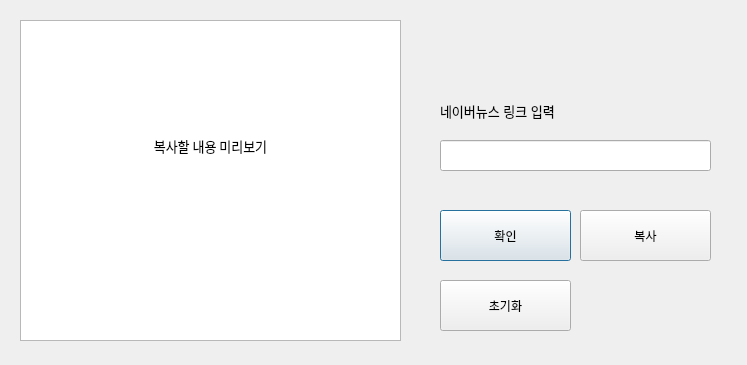
<?xml version="1.0" encoding="UTF-8"?>
<ui version="4.0">
 <class>Dialog</class>
 <widget class="QDialog" name="Dialog">
  <property name="geometry">
   <rect>
    <x>0</x>
    <y>0</y>
    <width>747</width>
    <height>365</height>
   </rect>
  </property>
  <property name="windowTitle">
   <string>Dialog</string>
  </property>
  <widget class="QPushButton" name="btn_ok">
   <property name="geometry">
    <rect>
     <x>440</x>
     <y>210</y>
     <width>131</width>
     <height>51</height>
    </rect>
   </property>
   <property name="autoFillBackground">
    <bool>false</bool>
   </property>
   <property name="text">
    <string>확인</string>
   </property>
  </widget>
  <widget class="QTextBrowser" name="output">
   <property name="geometry">
    <rect>
     <x>20</x>
     <y>20</y>
     <width>381</width>
     <height>321</height>
    </rect>
   </property>
   <property name="font">
    <font>
     <family>맑은 고딕</family>
     <pointsize>10</pointsize>
    </font>
   </property>
   <property name="toolTip">
    <string>&lt;html&gt;&lt;head/&gt;&lt;body&gt;&lt;p&gt;&lt;br/&gt;&lt;/p&gt;&lt;/body&gt;&lt;/html&gt;</string>
   </property>
   <property name="html">
    <string>&lt;!DOCTYPE HTML PUBLIC &quot;-//W3C//DTD HTML 4.0//EN&quot; &quot;http://www.w3.org/TR/REC-html40/strict.dtd&quot;&gt;
&lt;html&gt;&lt;head&gt;&lt;meta name=&quot;qrichtext&quot; content=&quot;1&quot; /&gt;&lt;style type=&quot;text/css&quot;&gt;
p, li { white-space: pre-wrap; }
&lt;/style&gt;&lt;/head&gt;&lt;body style=&quot; font-family:'맑은 고딕'; font-size:10pt; font-weight:400; font-style:normal;&quot;&gt;
&lt;p align=&quot;center&quot; style=&quot; margin-top:0px; margin-bottom:0px; margin-left:0px; margin-right:0px; -qt-block-indent:0; text-indent:0px;&quot;&gt;&lt;br /&gt;&lt;/p&gt;
&lt;p align=&quot;center&quot; style=&quot;-qt-paragraph-type:empty; margin-top:0px; margin-bottom:0px; margin-left:0px; margin-right:0px; -qt-block-indent:0; text-indent:0px;&quot;&gt;&lt;br /&gt;&lt;/p&gt;
&lt;p align=&quot;center&quot; style=&quot; margin-top:0px; margin-bottom:0px; margin-left:0px; margin-right:0px; -qt-block-indent:0; text-indent:0px;&quot;&gt;&lt;br /&gt;&lt;br /&gt;&lt;br /&gt;복사할 내용 미리보기&lt;/p&gt;&lt;/body&gt;&lt;/html&gt;</string>
   </property>
  </widget>
  <widget class="QLineEdit" name="input_link">
   <property name="geometry">
    <rect>
     <x>440</x>
     <y>140</y>
     <width>271</width>
     <height>31</height>
    </rect>
   </property>
   <property name="font">
    <font>
     <family>맑은 고딕</family>
     <pointsize>10</pointsize>
    </font>
   </property>
   <property name="text">
    <string/>
   </property>
   <property name="frame">
    <bool>true</bool>
   </property>
  </widget>
  <widget class="QPushButton" name="btn_reset">
   <property name="geometry">
    <rect>
     <x>440</x>
     <y>280</y>
     <width>131</width>
     <height>51</height>
    </rect>
   </property>
   <property name="autoFillBackground">
    <bool>false</bool>
   </property>
   <property name="text">
    <string>초기화</string>
   </property>
  </widget>
  <widget class="QPushButton" name="btn_copy">
   <property name="geometry">
    <rect>
     <x>580</x>
     <y>210</y>
     <width>131</width>
     <height>51</height>
    </rect>
   </property>
   <property name="toolTip">
    <string>&lt;html&gt;&lt;head/&gt;&lt;body&gt;&lt;p&gt;미리보기의 내용을 복사합니다&lt;/p&gt;&lt;/body&gt;&lt;/html&gt;</string>
   </property>
   <property name="autoFillBackground">
    <bool>false</bool>
   </property>
   <property name="text">
    <string>복사</string>
   </property>
  </widget>
  <widget class="QLabel" name="label">
   <property name="geometry">
    <rect>
     <x>440</x>
     <y>90</y>
     <width>181</width>
     <height>41</height>
    </rect>
   </property>
   <property name="font">
    <font>
     <pointsize>10</pointsize>
    </font>
   </property>
   <property name="text">
    <string>네이버뉴스 링크 입력</string>
   </property>
   <property name="textFormat">
    <enum>Qt::AutoText</enum>
   </property>
  </widget>
 </widget>
 <resources/>
 <connections/>
</ui>
